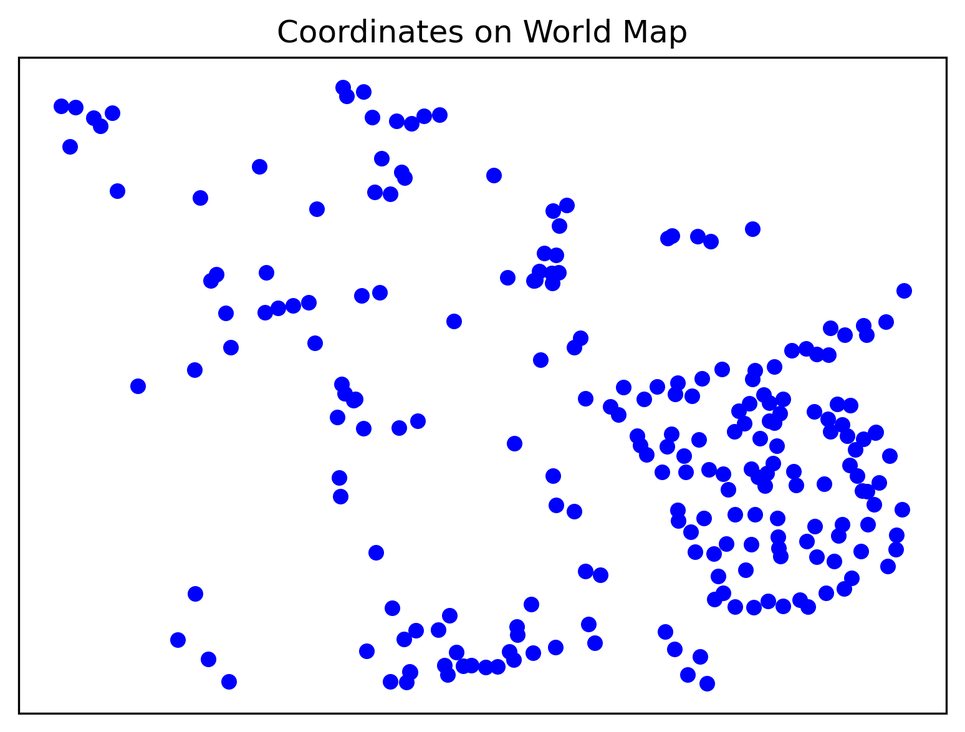
#> input picture paderno.png, 965 x 732 px, shrunk from 1548 x 1174 before the run, found by its file name
$ python Ransc.py
#> lines starting #> are read from the running program, lines starting #| are printed output that depends on the picture; after the words box and inside, x2 and y2 are one past the last pixel; in counts of white or black regions, pixels touching at a corner belong together
import numpy as np
from matplotlib import pyplot as plt

from skimage.measure import LineModelND, ransac
import os
from skimage import io
import math
import datetime


def read_image_array_as_cartesian_data_points(imagefilename):
    folder_script=os.path.dirname(__file__)
    file_noisy_curve=os.path.join(folder_script,imagefilename)
    np_image=io.imread(file_noisy_curve,as_gray=True)
    black_white_threshold=0
    if (np_image.dtype == 'float'):
        black_white_threshold=0.5
    elif (np_image.dtype == 'uint8'):
        black_white_threshold=128
    else:
        raise Exception("Invalid dtype %s " % (np_image.dtype))
    indices=np.where(np_image <= black_white_threshold)
    width=np_image.shape[1]
    height=np_image.shape[0]
    cartesian_y=height-indices[0]-1
    np_data_points=np.column_stack((indices[1],cartesian_y))
    return np_data_points, width,height

def find_line(data_points:np.ndarray,width,height):
    distance_from_line=2
    model_robust, inliers = ransac(data_points, LineModelND, min_samples=3,
                                   residual_threshold=distance_from_line, max_trials=1000)

    line_x = np.arange(0, width)
    line_y = model_robust.predict_y(line_x)
    blank_image=np.ones((height,width),dtype='float')
    for i in range(0,len(line_x)):
        x=int(line_x[i])
        y=height - int(line_y[i]) -1
        if (x >= width) or (y >= height):
            continue
        blank_image[y][x]=0.0

    pass
    return blank_image

def save_image(new_image_array:np.ndarray, imagefilename:str):
    filename_noextension=os.path.splitext(imagefilename)[0]
    folder_script=os.path.dirname(__file__)
    file_result=os.path.join(folder_script,"./out/",("result-%s.png") % (filename_noextension))
    io.imsave(file_result,new_image_array)


def extract_best_ransac_line(imagefile:str):
    """
    Extracts the best possible line using scikit learn's RANSAC function
    and creates a new image in the Out folder with this line
    """
    image,width,height=read_image_array_as_cartesian_data_points(imagefile)
#> in read_image_array_as_cartesian_data_points, `np_image=io.imread(file_noisy_curve,as_gray=True)`:
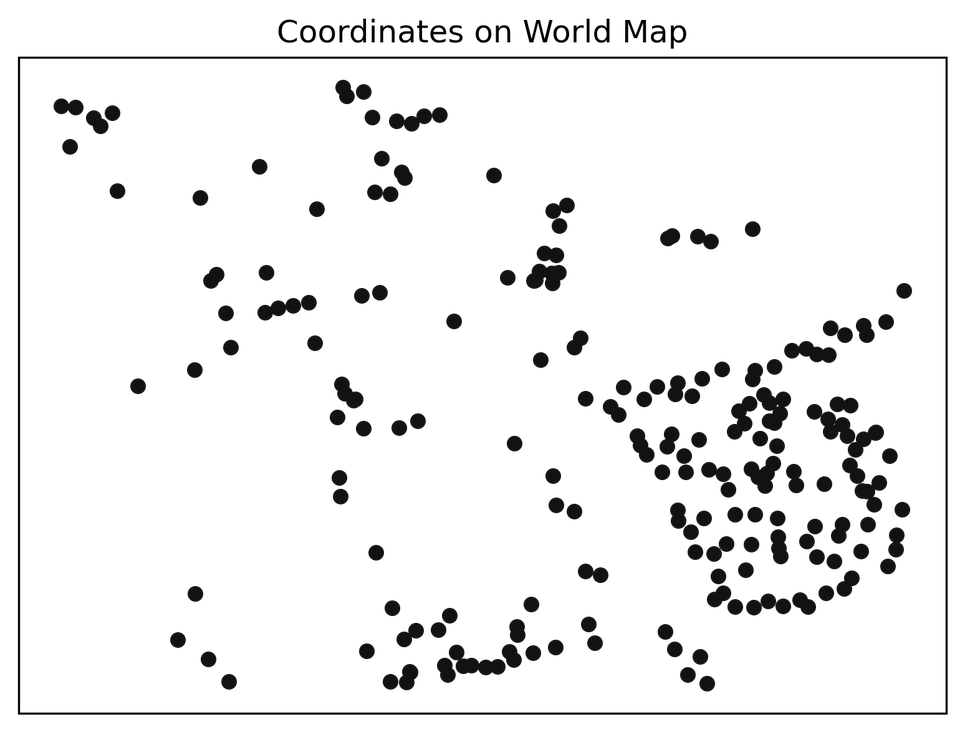
#> np_image: shape (732, 965) float64; min 0, max 1, mean 0.935
#> in read_image_array_as_cartesian_data_points, `indices=np.where(np_image <= black_white_threshold)`: indices = 48270 positions, rows 19 to 714, columns 18 to 947
#> in read_image_array_as_cartesian_data_points, `np_data_points=np.column_stack((indices[1],cartesian_y))`: np_data_points = 48270 pairs, first value 18 to 947, second value 17 to 712
#> image has the same summary as np_data_points in read_image_array_as_cartesian_data_points; width = 965; height = 732
    new_image=find_line(image,width,height)
#> in find_line, `line_y = model_robust.predict_y(line_x)`: line_y = 965 values from -43.62 to 177.7
#> the loop in find_line, `for i in range(0,len(line_x)):` made 965 passes
#> y on passes 1 to 3: 774, 774, 774
#> after the loop in find_line, `for i in range(0,len(line_x)):`:
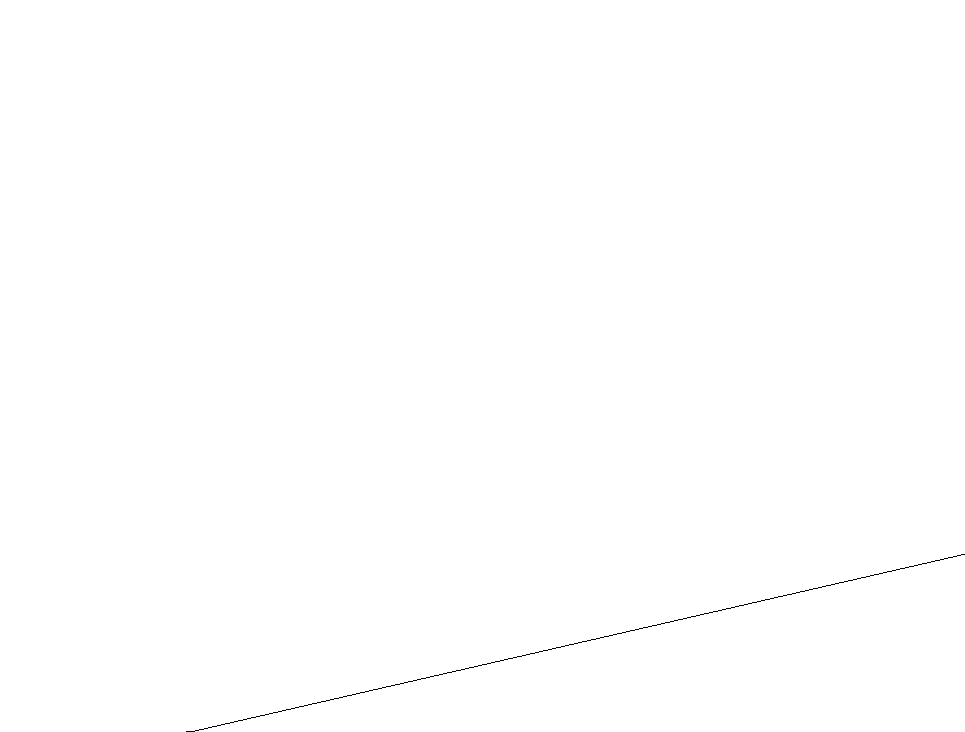
#> blank_image: shape (732, 965) float64; values 0 (black) and 1 (white), 99.9% white; black in thin lines or dots, all inside (x1, y1, x2, y2) = (186, 554, 965, 732)
    save_image(new_image,imagefile)
    pass


extract_best_ransac_line("paderno.png")
#extract_best_ransac_line("1SmallLineWithNoise.png")
